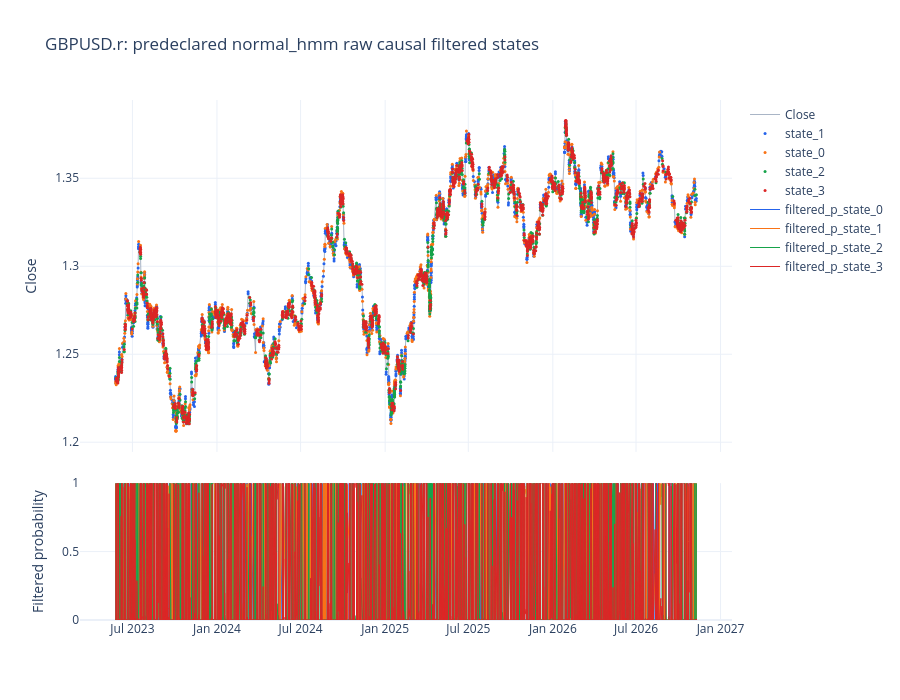

Source (notebook cell):
### Markdown cell above
## Recent filtered HMM states on price

The displayed state is post-observation and causal at each union-event timestamp. It is not smoothed backward. Visually similar observations may receive different states because the filtered prior probability enters the HMM decision. When `mean_max_probability` in the candidate table is close to 1, the emission term dominates and the Markov prior rarely changes the assigned state; read persistence claims with that in mind.

### Code cell
display_fit = fits[DISPLAY_FAMILY]
if display_fit.error is not None:
    raise RuntimeError(f"The predeclared display HMM failed: {display_fit.error}")
display_parts = []
for split_name in ("train", "validation", "test"):
    part = prepared.frames[split_name].copy()
    part["model_state"] = display_fit.states[split_name]
    part["model_state_label"] = [f"state_{state}" for state in display_fit.states[split_name]]
    part["training_overlap_annotation"] = [
        semantic_state_name(code) for code in display_fit.mapped_regimes[split_name]
    ]
    for state in range(display_fit.n_states):
        part[f"filtered_p_state_{state}"] = display_fit.probabilities[split_name][:, state]
    display_parts.append(part)
display_frame = pd.concat(display_parts).sort_index()
probability_columns = [f"filtered_p_state_{state}" for state in range(display_fit.n_states)]
plot_price_states(
    display_frame,
    "model_state_label",
    f"{SYMBOL}: predeclared {display_fit.family.value} raw causal filtered states",
    probability_columns=probability_columns,
    last_n=LAST_N,
).show()
display(pd.crosstab(
    display_frame["model_state_label"], display_frame["training_overlap_annotation"], normalize="index"
).style.format("{:.2%}"))

### Figure 1 — Plotly figure (JSON) as saved in the notebook; plotly's stock layout.template omitted (floating-point values rounded to 4 significant figures; data arrays with more than 128 entries replaced by an {"elided": "..."} marker saying what was removed)
{"data": [{"line": {"color": "#94a3b8", "width": 0.8}, "mode": "lines", "name": "Close", "type": "scatter", "x": {"elided": "5062 str values"}, "xaxis": "x", "y": {"elided": "5062 float values"}, "yaxis": "y"}, {"marker": {"color": "#2563eb", "size": 3.0}, "mode": "markers", "name": "state_1", "type": "scatter", "x": {"elided": "1236 str values"}, "xaxis": "x", "y": {"elided": "1236 float values"}, "yaxis": "y"}, {"marker": {"color": "#f97316", "size": 3.0}, "mode": "markers", "name": "state_0", "type": "scatter", "x": {"elided": "791 str values"}, "xaxis": "x", "y": {"elided": "791 float values"}, "yaxis": "y"}, {"marker": {"color": "#16a34a", "size": 3.0}, "mode": "markers", "name": "state_2", "type": "scatter", "x": {"elided": "1216 str values"}, "xaxis": "x", "y": {"elided": "1216 float values"}, "yaxis": "y"}, {"marker": {"color": "#dc2626", "size": 3.0}, "mode": "markers", "name": "state_3", "type": "scatter", "x": {"elided": "1819 str values"}, "xaxis": "x", "y": {"elided": "1819 float values"}, "yaxis": "y"}, {"line": {"color": "#2563eb", "width": 1.0}, "mode": "lines", "name": "filtered_p_state_0", "type": "scatter", "x": {"elided": "5062 str values"}, "xaxis": "x2", "y": {"elided": "5062 float values"}, "yaxis": "y2"}, {"line": {"color": "#f97316", "width": 1.0}, "mode": "lines", "name": "filtered_p_state_1", "type": "scatter", "x": {"elided": "5062 str values"}, "xaxis": "x2", "y": {"elided": "5062 float values"}, "yaxis": "y2"}, {"line": {"color": "#16a34a", "width": 1.0}, "mode": "lines", "name": "filtered_p_state_2", "type": "scatter", "x": {"elided": "5062 str values"}, "xaxis": "x2", "y": {"elided": "5062 float values"}, "yaxis": "y2"}, {"line": {"color": "#dc2626", "width": 1.0}, "mode": "lines", "name": "filtered_p_state_3", "type": "scatter", "x": {"elided": "5062 str values"}, "xaxis": "x2", "y": {"elided": "5062 float values"}, "yaxis": "y2"}], "layout": {"height": 700, "hovermode": "x unified", "title": {"text": "GBPUSD.r: predeclared normal_hmm raw causal filtered states"}, "xaxis": {"anchor": "y", "domain": [0.0, 1.0], "matches": "x2", "showticklabels": false}, "xaxis2": {"anchor": "y2", "domain": [0.0, 1.0]}, "yaxis": {"anchor": "x", "domain": [0.3232, 1.0], "title": {"text": "Close"}}, "yaxis2": {"anchor": "x2", "domain": [0.0, 0.2632], "range": [0.0, 1.0], "title": {"text": "Filtered probability"}}}}
